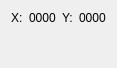
<?xml version="1.0" encoding="UTF-8"?>
<ui version="4.0">
 <class>MouseInfo</class>
 <widget class="QWidget" name="MouseInfo">
  <property name="geometry">
   <rect>
    <x>0</x>
    <y>0</y>
    <width>112</width>
    <height>68</height>
   </rect>
  </property>
  <property name="windowTitle">
   <string>Form</string>
  </property>
  <layout class="QVBoxLayout" name="verticalLayout">
   <item>
    <layout class="QHBoxLayout" name="horizontalLayoutInfo">
     <item>
      <widget class="QLabel" name="label_X">
       <property name="sizePolicy">
        <sizepolicy hsizetype="Fixed" vsizetype="Preferred">
         <horstretch>0</horstretch>
         <verstretch>0</verstretch>
        </sizepolicy>
       </property>
       <property name="text">
        <string>X:</string>
       </property>
       <property name="alignment">
        <set>Qt::AlignLeading|Qt::AlignLeft|Qt::AlignTop</set>
       </property>
      </widget>
     </item>
     <item>
      <widget class="QLabel" name="label_X_Value">
       <property name="sizePolicy">
        <sizepolicy hsizetype="Fixed" vsizetype="Preferred">
         <horstretch>0</horstretch>
         <verstretch>0</verstretch>
        </sizepolicy>
       </property>
       <property name="text">
        <string>0000</string>
       </property>
       <property name="alignment">
        <set>Qt::AlignLeading|Qt::AlignLeft|Qt::AlignTop</set>
       </property>
      </widget>
     </item>
     <item>
      <widget class="QLabel" name="label_Y">
       <property name="sizePolicy">
        <sizepolicy hsizetype="Fixed" vsizetype="Preferred">
         <horstretch>0</horstretch>
         <verstretch>0</verstretch>
        </sizepolicy>
       </property>
       <property name="text">
        <string>Y:</string>
       </property>
       <property name="alignment">
        <set>Qt::AlignLeading|Qt::AlignLeft|Qt::AlignTop</set>
       </property>
      </widget>
     </item>
     <item>
      <widget class="QLabel" name="label_Y_Value">
       <property name="sizePolicy">
        <sizepolicy hsizetype="Fixed" vsizetype="Preferred">
         <horstretch>0</horstretch>
         <verstretch>0</verstretch>
        </sizepolicy>
       </property>
       <property name="text">
        <string>0000</string>
       </property>
       <property name="alignment">
        <set>Qt::AlignLeading|Qt::AlignLeft|Qt::AlignTop</set>
       </property>
      </widget>
     </item>
     <item>
      <spacer name="horizontalSpacer">
       <property name="orientation">
        <enum>Qt::Horizontal</enum>
       </property>
       <property name="sizeHint" stdset="0">
        <size>
         <width>40</width>
         <height>20</height>
        </size>
       </property>
      </spacer>
     </item>
    </layout>
   </item>
   <item>
    <layout class="QHBoxLayout" name="horizontalLayoutDirections">
     <item>
      <spacer name="horizontalSpacer_2">
       <property name="orientation">
        <enum>Qt::Horizontal</enum>
       </property>
       <property name="sizeHint" stdset="0">
        <size>
         <width>40</width>
         <height>20</height>
        </size>
       </property>
      </spacer>
     </item>
    </layout>
   </item>
  </layout>
 </widget>
 <resources/>
 <connections/>
</ui>
